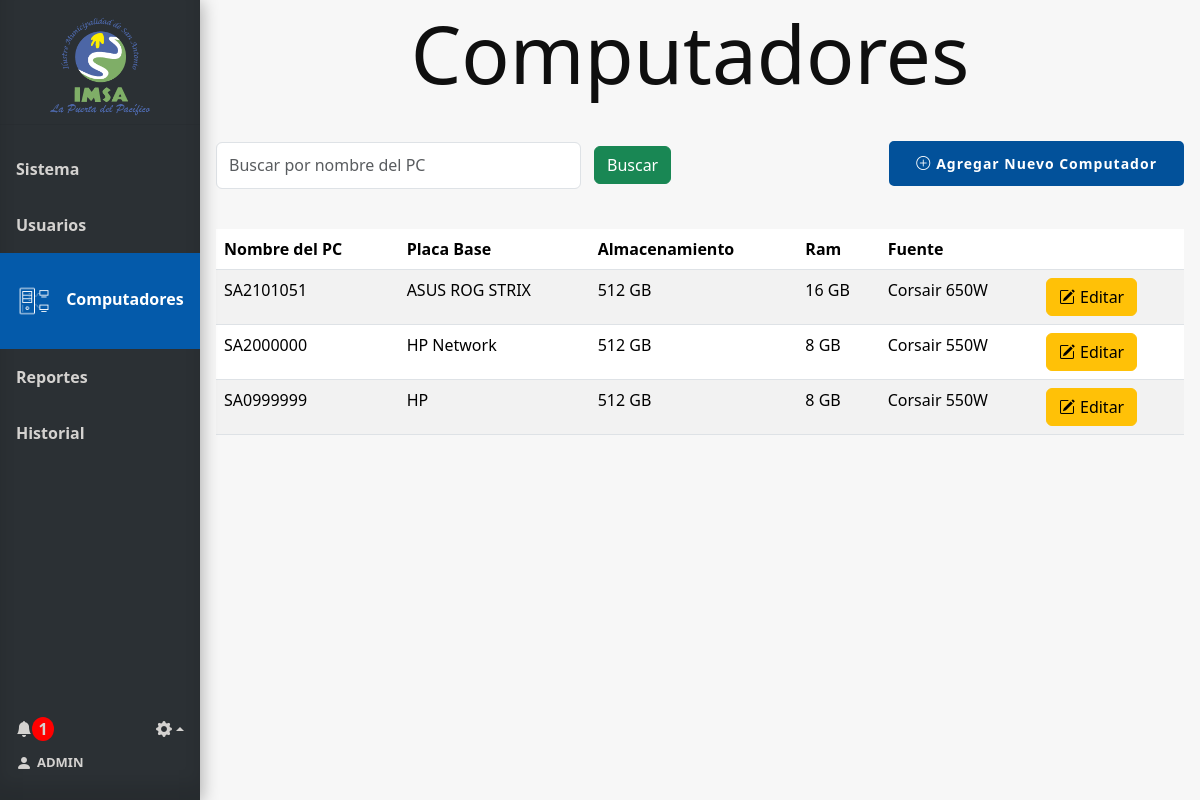
The page /computadores (signed in) on the database as committed earlier.
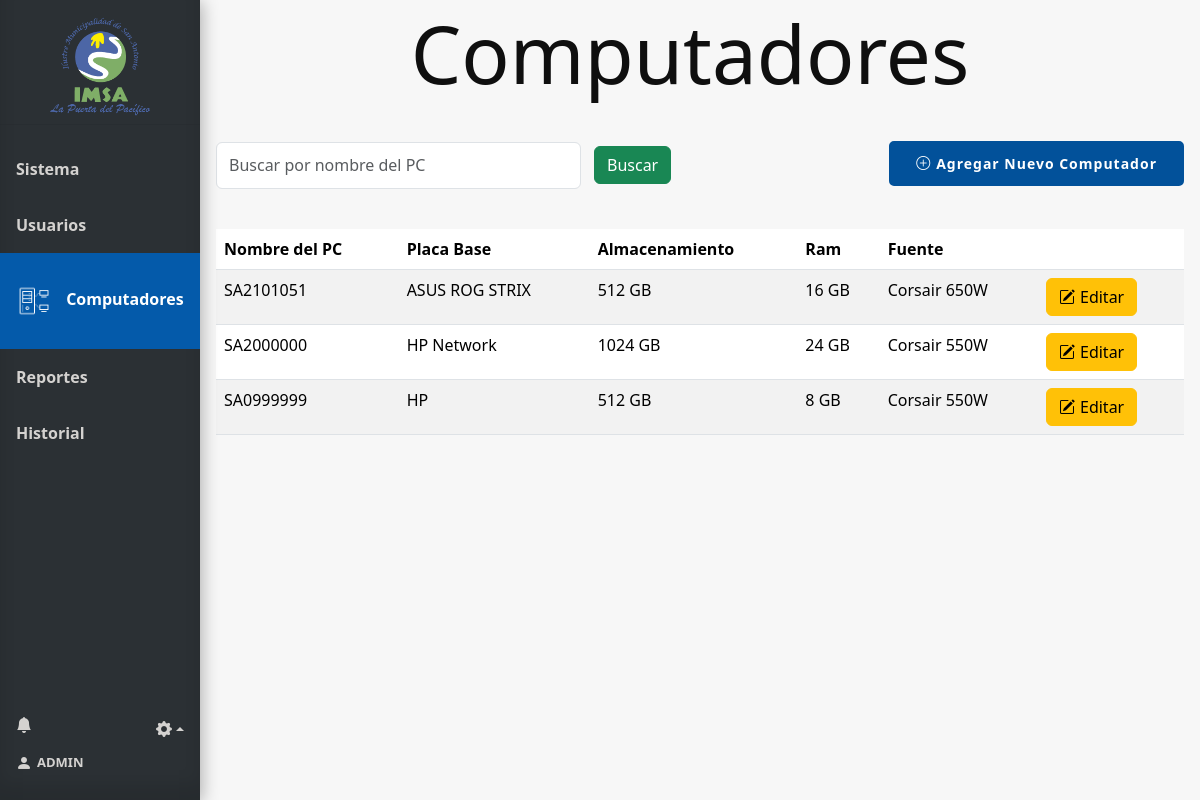
The same page on the database as committed later.
### tables this page shows
CREATE TABLE Pc (
    Id_pc INTEGER PRIMARY KEY AUTOINCREMENT,
    Nombre_pc VARCHAR(100),
    Placa VARCHAR(50),
    Almacenamiento INTEGER,  -- en GB
    Ram INTEGER,    -- en GB
    Fuente VARCHAR(100)
);

### app.py (the view)
@app.route('/computadores', methods=['GET'])
@login_required
def computadores():
    conn = get_db_connection()
    form = CrearComputadorForm()
    search_query = request.args.get('search', '')
    query = "SELECT * FROM Pc Where 1 = 1"
    params = []
    if search_query:
        query += ' AND Pc.Nombre_pc LIKE ?'
        params.extend(['%' + search_query + '%'])
    filtro_pcs = conn.execute(query, params).fetchall()
    conn.close()
    user=current_user
    num_notificaciones_totales = get_total_notifications(user.id)
    info_notificaciones = get_info_notifications(user.id)
    return render_template('computadores.html', form=form, filtro_pcs=filtro_pcs,  user=user, num_notificaciones_totales=num_notificaciones_totales, info_notificaciones=info_notificaciones)

### forms.py
class CrearComputadorForm(FlaskForm):
    nombre_computador = StringField('Nombre del Computador', validators=[DataRequired()])
    nombre_placa = StringField('Nombre de Placa', validators=[DataRequired()])
    disco = IntegerField('Total Almacenamiento (GB)', validators=[DataRequired()])
    ram = IntegerField('Total de Ram (GB)', validators=[DataRequired()])
    fuente = StringField('Fuente de Poder', validators=[DataRequired()])
    submit = SubmitField('Guardar')

### app.py (called while the page is built)
@login_manager.user_loader
def load_user(user_id):
    return Usuario.get_by_id(user_id)

def get_db_connection():
    conn = sqlite3.connect('database.db')
    conn.row_factory = sqlite3.Row
    return conn

def get_total_notifications(user_id):
    conn = get_db_connection()
    total_notifications = conn.execute(
        'SELECT COUNT(*) FROM Notificaciones WHERE id_usuario = ?  AND leido = false',
        (user_id,)
    ).fetchone()[0]
    conn.close()
    return total_notifications

### model.py (called while the page is built)
def get_db_connection():
    conn = sqlite3.connect('database.db')
    conn.row_factory = sqlite3.Row
    return conn

### templates/computadores.html (shortened to what this page needs)
{% extends 'base.html' %}
{% block head %}
<link rel="stylesheet" href="{{ url_for('static', filename='css/style_computadores.css') }}">
{% endblock %}
{% block content %}
<h1 class="block-effect" style="--td:0.3s">
    <div class="block-reveal" style="--bc: #2b3034; --d: 0.5s">Computadores</div>
</h1>
<div class="head">
    <div class="filtros">
        <form method="get" action="{{ url_for('computadores') }}" id="filtro-form">
            <div class="filtro">
                <input class="form-control me-2" type="search" name="search" placeholder="Buscar por nombre del PC"
                    aria-label="Search" value="{{ request.args.get('search', '') }}">
                <button class="btn btn-success" type="submit">Buscar</button>
            </div>
        </form>
    </div>
    <div class="Botones_Computador">
        {% if session['id_tipo_usuario'] == 1 or session['id_tipo_usuario'] == 3 %}
        <button class="button_slide slide_right" data-bs-toggle="modal" data-bs-target="#ModalAgregarComputador">
            <i class="bi bi-plus-circle" style="margin-right: 5px;"></i><b>Agregar Nuevo
            Computador</b></button>
        {% endif %}
    </div>
</div>
{% if filtro_pcs %}
<table class="table table-striped mt-3">
    <thead>
        <tr>
            <th>Nombre del PC</th>
            <th class="responsive" >Placa Base</th>
            <th class="responsive">Almacenamiento</th>
            <th class="responsive">Ram</th>
            <th class="responsive">Fuente</th>
            {% if session['id_tipo_usuario'] == 1 or session['id_tipo_usuario'] == 3 %}
            <th class="responsive"></th>
            {% endif %}
        </tr>
    </thead>
    <tbody>
        {% for row in filtro_pcs %}
        <tr>
            <td>{{ row['Nombre_pc'] }}</td>
            <td class="responsive">{{ row['Placa'] }}</td>
            <td class="responsive">{{ row['Almacenamiento'] }} GB</td>
            <td class="responsive">{{ row['Ram'] }} GB</td>
            <td class="responsive">{{ row['Fuente'] }}</td>
            {% if session['id_tipo_usuario'] == 1 or session['id_tipo_usuario'] == 3 %}
            <td >
                <a href="{{ url_for('editar_computador', id_pc=row['Id_pc']) }}" class="btn btn-warning"><i class="bi bi-pencil-square" style="margin-right: 5px;"></i>Editar</a>
            </td>
            {% endif %}
        </tr>
        {% endfor %}
    </tbody>
</table>
{% else %}
<tr>
    <div class="alert alert-danger" role="alert">
        No existen registros.
    </div>
</tr>
{% endif %}
{% endblock %}

### templates/base.html (shortened to what this page needs)
<!doctype html>
<html lang="es">
<head>
  {% block head %} {% endblock %}
  <link rel="stylesheet" href="{{ url_for('static', filename='css/style_base.css') }}">
  <link href="https://cdn.jsdelivr.net/npm/bootstrap@5.3.3/dist/css/bootstrap.min.css" rel="stylesheet"
>
  <link href="https://cdn.jsdelivr.net/npm/bootstrap-icons/font/bootstrap-icons.css" rel="stylesheet">
</head>
<body>
  <div class="sidebar" style="display: flex; flex-direction: column; height: 100vh;">
    <div class="tituloMenu">
      <img src="{{ url_for('static', filename='img/logo.png') }}" alt="Logo-IMSA" width="100px">
    </div>
    <hr>
    <a href="{{ url_for('index') }}" class="slide_right {% if request.endpoint == 'index' %}active{% endif %}">
      <b id="menu-link">Sistema</b>
    </a>
    {% if session['id_tipo_usuario'] == 1 %}
    <a href="{{ url_for('usuarios') }}" class="slide_right {% if request.endpoint == 'usuarios' %}active{% endif %}">
      <b id="menu-link">Usuarios</b>
    </a>
    {% endif %}
    <a href="{{ url_for('computadores') }}"
      class="slide_right {% if request.endpoint == 'computadores' %}active{% endif %}">
      <img id="icon-computadores" class="menu-icon {% if request.endpoint == 'computadores' %}show{% endif %}"
        src="{{ url_for('static', filename='img/icon-computador.png') }}" alt="icon-Pc">
      <b id="menu-link">Computadores</b>
    </a>
    {% if session['id_tipo_usuario'] == 1 %}
    <a href="{{ url_for('reportes') }}" class="slide_right {% if request.endpoint == 'reportes' %}active{% endif %}">
      <b id="menu-link">Reportes</b>
      {% endif %}
    </a>
    <a href="{{ url_for('historial') }}" class="slide_right {% if request.endpoint == 'historial' %}active{% endif %}">
      <b id="menu-link">Historial</b>
    </a>
    <div class="menuAbajo">
      <div class="ajuste_notificacion">
        <div class="notificacion">
          <a href="" class="icon" data-bs-toggle="modal" data-bs-target="#ModalNotifiaciones" style="text-decoration: none;">
            <i class="bi bi-bell-fill" style="display: flex; align-items: center;"></i>
            <div>
              {% if num_notificaciones_totales > 0 %}
              <strong id="numero_notificacion">{{ num_notificaciones_totales }}</strong>
              {% endif %}
            </div>
          </a>
        </div>
        <div class="ajustes btn-group dropup">
          <a href="" class="dropdown-toggle icon" data-bs-toggle="dropdown" aria-expanded="false">
            <i class="bi bi-gear-fill"></i></a>
        </div>
      </div>
      <div class="bodyCuenta">
        <a href="{{ url_for('cuenta') }}" id="cuenta">
          <i class="bi bi-person-fill" style="margin-right: 5px;"></i>
          <b style="font-size: small;"> {{ user.nombre_usuario}}</b>
        </a>
      </div>
    </div>
  </div>
  <div class="content">
    {% block content %}
    {% endblock %}
  </div>
</body>
</html>

Rows that differ between the two databases and show on the page:
changed Pc "SA2000000": Almacenamiento "512" → "1024"; Ram "8" → "24"
Other text that changed with them:
{{ num_notificaciones_totales }}: "1" → (not shown)
